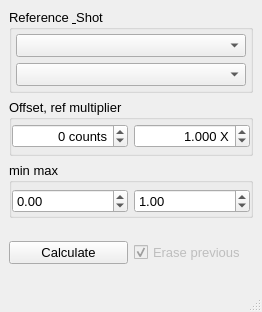
<?xml version="1.0" encoding="UTF-8"?>
<ui version="4.0">
 <class>Reflectivity</class>
 <widget class="QMainWindow" name="Reflectivity">
  <property name="geometry">
   <rect>
    <x>0</x>
    <y>0</y>
    <width>262</width>
    <height>312</height>
   </rect>
  </property>
  <property name="font">
   <font>
    <pointsize>10</pointsize>
   </font>
  </property>
  <property name="windowTitle">
   <string>Ghost</string>
  </property>
  <property name="iconSize">
   <size>
    <width>20</width>
    <height>20</height>
   </size>
  </property>
  <property name="unifiedTitleAndToolBarOnMac">
   <bool>true</bool>
  </property>
  <widget class="QWidget" name="centralwidget">
   <layout class="QGridLayout" name="gridLayout">
    <item row="3" column="0">
     <widget class="QWidget" name="widget_3" native="true">
      <layout class="QGridLayout" name="gridLayout_2">
       <property name="leftMargin">
        <number>0</number>
       </property>
       <property name="topMargin">
        <number>0</number>
       </property>
       <property name="rightMargin">
        <number>0</number>
       </property>
       <property name="bottomMargin">
        <number>0</number>
       </property>
       <item row="2" column="1">
        <widget class="QCheckBox" name="erasePrevious">
         <property name="enabled">
          <bool>false</bool>
         </property>
         <property name="font">
          <font>
           <pointsize>10</pointsize>
          </font>
         </property>
         <property name="text">
          <string>Erase previous</string>
         </property>
         <property name="checked">
          <bool>true</bool>
         </property>
         <property name="neutrinoSave" stdset="0">
          <bool>true</bool>
         </property>
        </widget>
       </item>
       <item row="2" column="0">
        <widget class="QPushButton" name="doIt">
         <property name="font">
          <font>
           <pointsize>10</pointsize>
          </font>
         </property>
         <property name="text">
          <string>Calculate</string>
         </property>
        </widget>
       </item>
      </layout>
     </widget>
    </item>
    <item row="1" column="0">
     <widget class="QGroupBox" name="carrierBox">
      <property name="title">
       <string>Offset, ref multiplier</string>
      </property>
      <layout class="QGridLayout" name="gridLayout_3" columnstretch="1,1">
       <property name="leftMargin">
        <number>0</number>
       </property>
       <property name="topMargin">
        <number>0</number>
       </property>
       <property name="rightMargin">
        <number>0</number>
       </property>
       <property name="bottomMargin">
        <number>0</number>
       </property>
       <item row="0" column="1">
        <widget class="QDoubleSpinBox" name="multiplier">
         <property name="toolTip">
          <string>Frequency weight (&lt;0 for lower freq; &gt;0 for higher freq)</string>
         </property>
         <property name="alignment">
          <set>Qt::AlignRight|Qt::AlignTrailing|Qt::AlignVCenter</set>
         </property>
         <property name="suffix">
          <string> X</string>
         </property>
         <property name="decimals">
          <number>3</number>
         </property>
         <property name="minimum">
          <double>0.000000000000000</double>
         </property>
         <property name="maximum">
          <double>9.900000000000000</double>
         </property>
         <property name="singleStep">
          <double>0.100000000000000</double>
         </property>
         <property name="value">
          <double>1.000000000000000</double>
         </property>
         <property name="neutrinoSave" stdset="0">
          <bool>true</bool>
         </property>
        </widget>
       </item>
       <item row="0" column="0">
        <widget class="QDoubleSpinBox" name="offset">
         <property name="alignment">
          <set>Qt::AlignRight|Qt::AlignTrailing|Qt::AlignVCenter</set>
         </property>
         <property name="suffix">
          <string> counts</string>
         </property>
         <property name="decimals">
          <number>0</number>
         </property>
         <property name="minimum">
          <double>-99999.000000000000000</double>
         </property>
         <property name="maximum">
          <double>99999.000000000000000</double>
         </property>
         <property name="singleStep">
          <double>1.000000000000000</double>
         </property>
         <property name="value">
          <double>0.000000000000000</double>
         </property>
         <property name="neutrinoSave" stdset="0">
          <bool>true</bool>
         </property>
        </widget>
       </item>
      </layout>
     </widget>
    </item>
    <item row="0" column="0">
     <widget class="QGroupBox" name="groupBox_14">
      <property name="title">
       <string>Reference &amp; Shot</string>
      </property>
      <layout class="QVBoxLayout" name="verticalLayout">
       <property name="leftMargin">
        <number>4</number>
       </property>
       <property name="topMargin">
        <number>4</number>
       </property>
       <property name="rightMargin">
        <number>4</number>
       </property>
       <property name="bottomMargin">
        <number>4</number>
       </property>
       <item>
        <widget class="QComboBox" name="ref">
         <property name="neutrinoImage" stdset="0">
          <bool>true</bool>
         </property>
        </widget>
       </item>
       <item>
        <widget class="QComboBox" name="shot">
         <property name="toolTip">
          <string>Shot</string>
         </property>
         <property name="neutrinoImage" stdset="0">
          <bool>true</bool>
         </property>
        </widget>
       </item>
      </layout>
     </widget>
    </item>
    <item row="2" column="0">
     <widget class="QGroupBox" name="groupBox">
      <property name="title">
       <string>min max</string>
      </property>
      <layout class="QHBoxLayout" name="horizontalLayout">
       <property name="leftMargin">
        <number>0</number>
       </property>
       <property name="topMargin">
        <number>4</number>
       </property>
       <property name="rightMargin">
        <number>0</number>
       </property>
       <property name="bottomMargin">
        <number>0</number>
       </property>
       <item>
        <widget class="QDoubleSpinBox" name="min_val">
         <property name="minimum">
          <double>-99.000000000000000</double>
         </property>
         <property name="singleStep">
          <double>0.100000000000000</double>
         </property>
         <property name="neutrinoSave" stdset="0">
          <bool>true</bool>
         </property>
        </widget>
       </item>
       <item>
        <widget class="QDoubleSpinBox" name="max_val">
         <property name="singleStep">
          <double>0.100000000000000</double>
         </property>
         <property name="value">
          <double>1.000000000000000</double>
         </property>
         <property name="neutrinoSave" stdset="0">
          <bool>true</bool>
         </property>
        </widget>
       </item>
      </layout>
     </widget>
    </item>
   </layout>
  </widget>
  <widget class="QStatusBar" name="statusbar">
   <property name="font">
    <font>
     <pointsize>10</pointsize>
    </font>
   </property>
  </widget>
 </widget>
 <tabstops>
  <tabstop>shot</tabstop>
  <tabstop>offset</tabstop>
  <tabstop>doIt</tabstop>
  <tabstop>erasePrevious</tabstop>
 </tabstops>
 <resources/>
 <connections/>
</ui>
